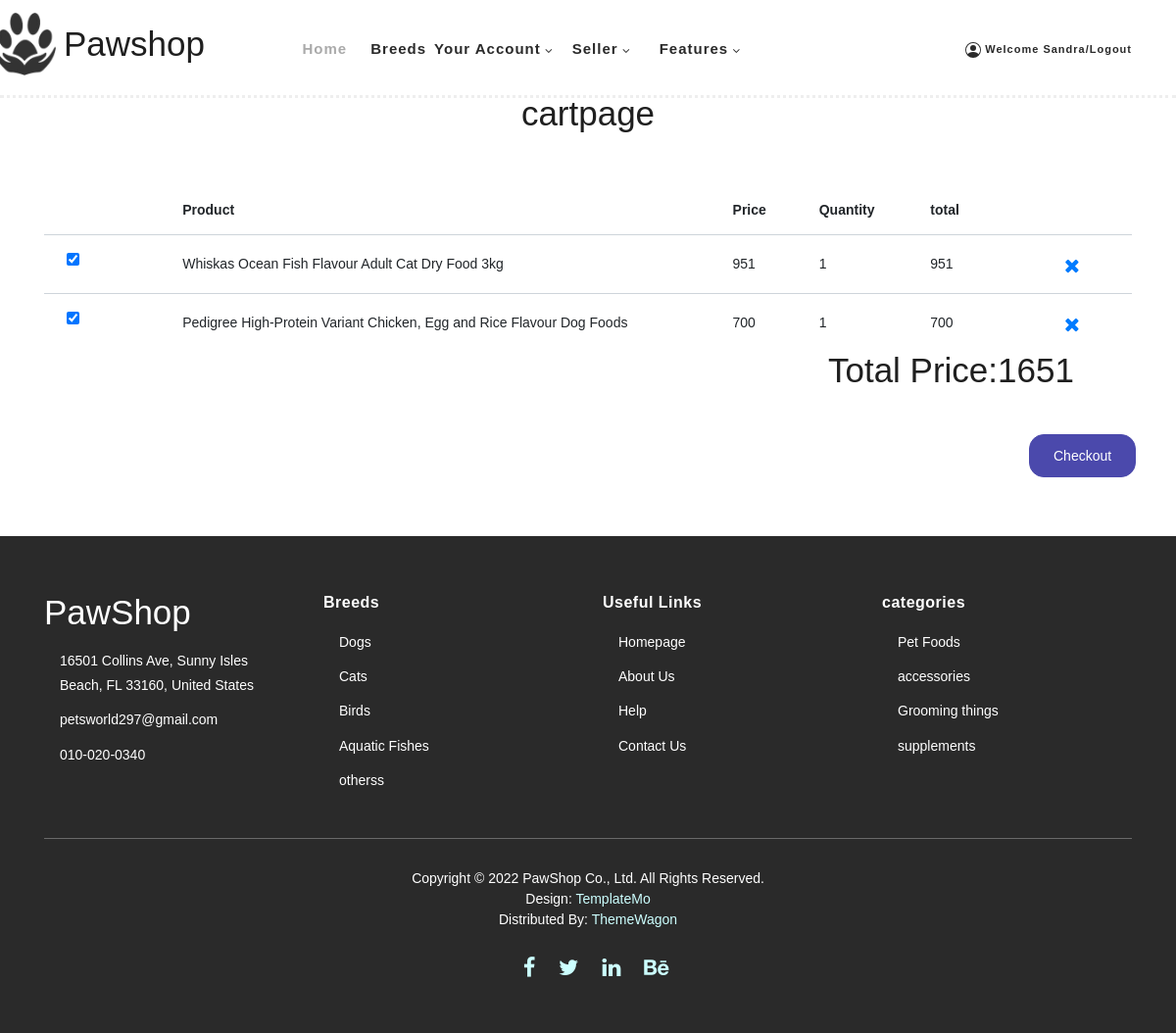
The page /Frontend/buypage/ (signed in) on the database its author committed.
### Frontend/models.py (models this page shows)
class cartdb(models.Model):
    quantity=models.IntegerField(null=True,blank=True)
    uname=models.CharField(max_length=50,null=True,blank=True)
    name=models.CharField(max_length=50,null=True,blank=True)
    price=models.IntegerField(null=True,blank=True)
    total_price=models.IntegerField(null=True,blank=True)

### Frontend/views.py (the view)
# urls.py: path('buypage/',views.buypage,name="buypage"),
def buypage(request):
    data=cartdb.objects.filter(uname=request.session['uname'])
    total_price=0
    for i in data:
        total_price = total_price + i.total_price
    return render(request,"billtable.html",{'data':data,'total_price':total_price})

### Frontend/templates/billtable.html (shortened to what this page needs)
<!DOCTYPE html>
{% load static %}
<html lang="en">
  <head>
    <link rel="stylesheet" type="text/css" href="{% static 'assets/css/bootstrap.min.css' %}">
    <link rel="stylesheet" type="text/css" href="{% static 'assets/css/font-awesome.css' %}">
    <link rel="stylesheet" href="{% static 'assets/css/templatemo-hexashop.css' %}">
    <link rel="stylesheet" href="{% static 'assets/css/owl-carousel.css' %}">
    <link rel="stylesheet" href="{% static 'assets/css/lightbox.css' %}">
    </head>
    <body>
     <header class="header-area header-sticky">
        <div class="container">
            <div class="row">
                <div class="col-12">
                    <nav class="main-nav">
                        <a href="index.html" class="logo">
                            <img src="{% static 'assets/images/logo_pet1-removebg-preview.png' %}" style="margin-left:-100px;margin-top:-35px;height:160px">
                        </a>
                        <label style="font-size:35px;margin-left:-40px;margin-top:25px">Pawshop</label>
                        <ul class="nav" style="margin-left:-50px">
                            <li class="scroll-to-section"><a href="{% url 'home_page' %}" class="active" >Home</a></li>
                            <li class="scroll-to-section"><a href="{% url 'breed_page' %}" class="">Breeds</a></li>
                            <li class="scroll-to-section"><a href=""></a></li>
                            <li class="submenu">
                                <a href="javascript:;" style="margin-left:-40px">Your account</a>
                            </li>
                             <li class="submenu">
                                <a href="javascript:;" style="margin-left:-10px">seller</a>
                            </li>
                            <li class="submenu">
                                <a href="javascript:;">Features</a>
                            </li>
                            	{% if request.session.uname %}
                            <li class=""><a href="{% url 'logout_user' %}" style="font-size:11px;margin-left:200px" > welcome {{request.session.uname}}/logout</a></li>
                            {% else %}
						<li><a href="{% url 'user_login' %}"><i class="fa fa-user-o">Register or login</i></a></li>
						{% endif %}
                        </ul>
                    </nav>
                </div>
            </div>
        </div>
    </header>
    <div class="about-us">
        <div class="container">
            <div class="row">
                <div class="col-lg-6">
                    <div class="left-image">
                    </div>
                </div>
            </div>
        </div>
    </div>
<!doctype html>
<html lang="en">
  <head>
	<link rel="stylesheet" href="https://stackpath.bootstrapcdn.com/font-awesome/4.7.0/css/font-awesome.min.css">
	<link rel="stylesheet" href="css/style.css">
	</head>
	<body>
	<section class="ftco-section" style="margin_top:70px">
		<div class="container">
			<div class="row justify-content-center">
				<div class="col-md-6 text-center mb-4">
					<h2 class="heading-section">cartpage</h2>
				</div>
			</div>
			<div class="row">
				<div class="col-md-12">
					<div class="table-wrap">
						<table class="table">
						  <thead class="thead-primary">
						    <tr>
						    	<th>&nbsp;</th>
						    	<th>&nbsp;</th>
                                <th>Product</th>
						      <th>Price</th>
						      <th>Quantity</th>
						      <th>total</th>
						      <th>&nbsp;</th>
						    </tr>
						  </thead>
						  <tbody>
						  {% for i in data %}
						    <tr class="alert" role="alert">
						    	<td>
						    		<label class="checkbox-wrap checkbox-primary">
										  <input type="checkbox" checked>
										</label>
						    	</td>
						    	<td>
						    	</td>
                                <td>
						      	{{i.name}}
						      </td>
						      <td>{{i.price}}</td>
						      <td>
				             	{{i.quantity}}</td>
				          <td>{{i.total_price}}</td>
						      <td>
						      	    <td>
									<a href="{% url 'del_cart' dataid=i.id %}"><i class="fa fa-close"></i></a>
								</td>
						    </tr>
						  {% endfor %}
						  </tbody>
						</table>
                        <div style="margin-left:800px">
                            <h2>Total Price:{{total_price}}</h2>
                        </div>
					</div>
				</div>
			</div>
		</div>
        <form action="{% url 'buy_now' %}">
        <button type="submit" style="margin-left:1050px;margin-top:40px" class="btn btn-primary">Checkout</button>
            </form>
	</section>
	</body>
</html>
    <footer>
        <div class="container">
            <div class="row">
                <div class="col-lg-3">
                    <div class="first-item">
                        <h2 style="color:white">PawShop</h2>
                        <ul>
                            <li><a href="#">16501 Collins Ave, Sunny Isles Beach, FL 33160, United States</a></li>
                            <li><a href="#">petsworld297@gmail.com</a></li>
                            <li><a href="#">010-020-0340</a></li>
                        </ul>
                    </div>
                </div>
                <div class="col-lg-3">
                    <h4>Breeds</h4>
                    <ul>
                        <li><a href="#">Dogs</a></li>
                        <li><a href="#">Cats</a></li>
                        <li><a href="#">Birds</a></li>
                        <li><a href="#">Aquatic Fishes</a></li>
                        <li><a href="#">otherss</a></li>
                    </ul>
                </div>
                <div class="col-lg-3">
                    <h4>Useful Links</h4>
                    <ul>
                        <li><a href="#">Homepage</a></li>
                        <li><a href="#">About Us</a></li>
                        <li><a href="#">Help</a></li>
                        <li><a href="#">Contact Us</a></li>
                    </ul>
                </div>
                <div class="col-lg-3">
                    <h4>categories</h4>
                    <ul>
                        <li><a href="#">Pet Foods</a></li>
                        <li><a href="#">accessories</a></li>
                        <li><a href="#">Grooming things</a></li>
                        <li><a href="#">supplements</a></li>
                    </ul>
                </div>
                <div class="col-lg-12">
                    <div class="under-footer">
                        <p>Copyright © 2022 PawShop Co., Ltd. All Rights Reserved.
                        <br>Design: <a href="https://templatemo.com" target="_parent" title="free css templates">TemplateMo</a>
                        <br>Distributed By: <a href="https://themewagon.com" target="_blank" title="free & premium responsive templates">ThemeWagon</a></p>
                        <ul>
                            <li><a href="#"><i class="fa fa-facebook"></i></a></li>
                            <li><a href="#"><i class="fa fa-twitter"></i></a></li>
                            <li><a href="#"><i class="fa fa-linkedin"></i></a></li>
                            <li><a href="#"><i class="fa fa-behance"></i></a></li>
                        </ul>
                    </div>
                </div>
            </div>
        </div>
    </footer>
  </body>
</html>

### Frontend/static/assets/css/templatemo-hexashop.css (style rules this page uses)
html, body, div, span, applet, object, iframe, h1, h2, h3, h4, h5, h6, p, blockquote, div pre, a, abbr, acronym, address, big, cite, code, del, dfn, em, font, img, ins, kbd, q, s, samp, small, strike, strong, sub, sup, tt, var, b, u, i, center, dl, dt, dd, ol, ul, li, figure, header, nav, section, article, aside, footer, figcaption { margin: 0; padding: 0; border: 0; outline: 0; }
ul, li { padding: 0; margin: 0; list-style: none; }
header, nav, section, article, aside, footer, hgroup { display: block; }
* { box-sizing: border-box; }
html, body { font-family: 'Poppins', sans-serif; font-weight: 400; background-color: #fff; font-size: 16px; -ms-text-size-adjust: 100%; -webkit-font-smoothing: antialiased; -moz-osx-font-smoothing: grayscale; }
a { text-decoration: none !important; }
h1, h2, h3, h4, h5, h6 { margin-top: 0px; margin-bottom: 0px; }
ul { margin-bottom: 0px; }
p { font-size: 14px; line-height: 25px; color: #2a2a2a; }
html, body { background: #fff; font-family: 'Poppins', sans-serif; }
.header-area { border-bottom: 3px dotted #eee; box-shadow: none; background-color: #fff; position: absolute; top: 0px; left: 0px; right: 0px; z-index: 100; height: 100px; -webkit-transition: all .5s ease 0s; -moz-transition: all .5s ease 0s; -o-transition: all .5s ease 0s; transition: all .5s ease 0s; }
.header-area .main-nav { min-height: 80px; background: transparent; }
.header-area .main-nav .logo { line-height: 100px; color: #fff; font-size: 28px; font-weight: 700; text-transform: uppercase; letter-spacing: 2px; float: left; -webkit-transition: all 0.3s ease 0s; -moz-transition: all 0.3s ease 0s; -o-transition: all 0.3s ease 0s; transition: all 0.3s ease 0s; }
.header-area .main-nav .nav { float: right; margin-top: 30px; margin-right: 0px; background-color: transparent; -webkit-transition: all 0.3s ease 0s; -moz-transition: all 0.3s ease 0s; -o-transition: all 0.3s ease 0s; transition: all 0.3s ease 0s; position: relative; z-index: 999; }
.header-area .main-nav .nav li { padding-left: 15px; padding-right: 15px; }
.header-area .main-nav .nav li:last-child { padding-right: 0px; }
.header-area .main-nav .nav li a { display: block; font-weight: 600; font-size: 15px; color: #2a2a2a; text-transform: capitalize; -webkit-transition: all 0.3s ease 0s; -moz-transition: all 0.3s ease 0s; -o-transition: all 0.3s ease 0s; transition: all 0.3s ease 0s; height: 40px; line-height: 40px; border: transparent; letter-spacing: 1px; }
.header-area .main-nav .nav li a { color: #2a2a2a; }
.header-area .main-nav .nav li:hover a, .header-area .main-nav .nav li a.active { color: #aaa!important; }
.header-area .main-nav .nav li.submenu { position: relative; padding-right: 30px; }
.header-area .main-nav .nav li.submenu:after { font-family: FontAwesome; content: "\f107"; font-size: 12px; color: #2a2a2a; position: absolute; right: 18px; top: 12px; }
.header-area.header-sticky { min-height: 80px; }
.header-area .nav { margin-top: 30px; }
.header-area.header-sticky .nav li a.active { color: #aaa; }
@media (max-width: 1200px) { .header-area .main-nav .nav li { padding-left: 12px; padding-right: 12px; } }
@media (max-width: 1200px) { .header-area .main-nav:before { display: none; } }
@media (min-width: 767px) { .header-area .main-nav .nav { display: flex !important; } }
footer { margin-top: 60px; padding: 60px 0px 30px 0px; background-color: #2a2a2a; }
footer ul li { display: block; margin-bottom: 10px; }
footer ul li a { font-size: 14px; color: #fff; transition: all .3s; }
footer h4 { letter-spacing: 0.5px; font-size: 16px; color: #fff; font-weight: 700; margin-bottom: 20px; }
footer .under-footer { margin-top: 30px; padding-top: 30px; text-align: center; border-top: 1px solid rgba(250,250,250,0.3); }
footer .under-footer ul { margin-top: 20px; }
footer .under-footer ul li { display: inline-block; margin: 0px 10px; }
footer .under-footer ul li a { font-size: 22px; }
footer .under-footer p { color: #fff; font-size: 14px; font-weight: 300; }
footer .under-footer a { color: #cff; }
.about-us { margin-top: 80px; }

### rows shown on the page
cartdb: name "Whiskas Ocean Fish Flavour Adult Cat Dry Food 3kg", price "951", quantity "1", total_price "951"
cartdb: name "Pedigree High-Protein Variant Chicken, Egg and Rice Flavour Dog Foods", price "700", quantity "1", total_price "700"

### other values the page prints
{{ request.session.uname }} "Sandra"
{{ total_price }} "1651"
